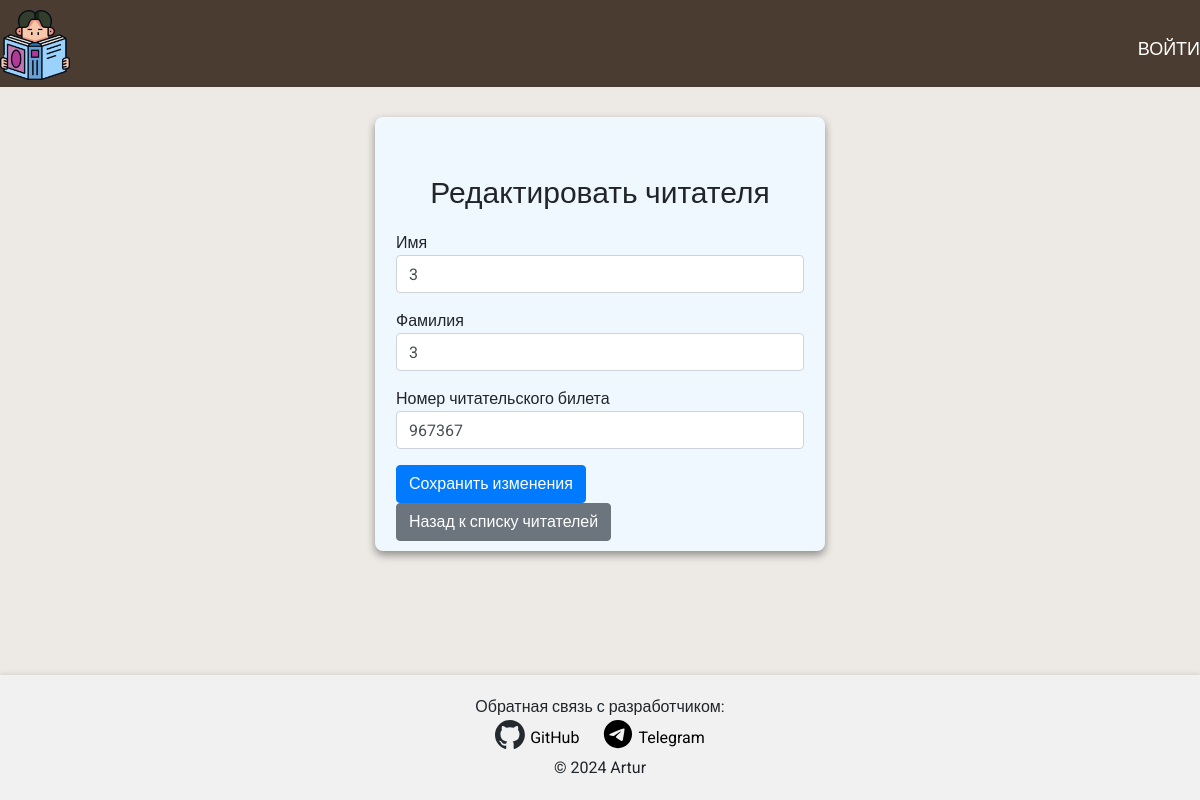
The page /edit_reader/4 on the database as committed earlier.
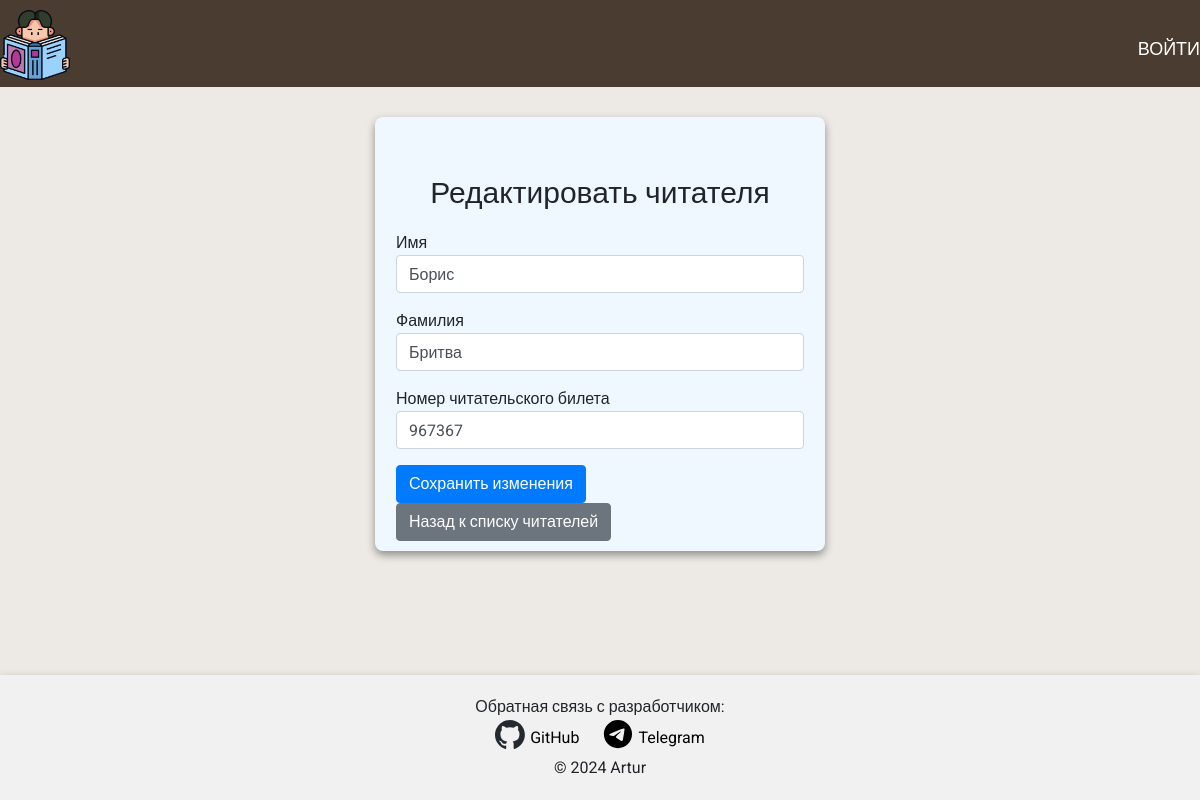
The same page on the database as committed later.
### semestr_task/models.py (models this page shows, shortened)
class Reader(db.Model):
    __tablename__ = 'readers'
    id = db.Column(db.Integer, primary_key=True)
    first_name = db.Column(db.String(100), nullable=False)
    last_name = db.Column(db.String(100), nullable=False)
    card_number = db.Column(db.String(50), unique=True, nullable=False)

### app.py (the view, shortened to what this page needs)
@app.route('/edit_reader/<int:reader_id>', methods=['GET', 'POST'])
def edit_reader(reader_id):
    reader = Reader.query.get(reader_id)
    if not reader:
        flash('Читатель не найден.', 'danger')
        return redirect(url_for('readers'))
    form = ReaderForm(obj=reader)  # Предзаполняем форму данными Читателя
    return render_template('edit_reader.html', form=form, reader=reader)  # Показываем страницу редактирования

### semestr_task/forms.py
class ReaderForm(FlaskForm):
    first_name = StringField('Имя', validators=[DataRequired()])
    last_name = StringField('Фамилия', validators=[DataRequired()])
    card_number = IntegerField('Номер читательского билета', validators=[DataRequired()])
    submit = SubmitField('Сохранить')

### semestr_task/templates/edit_reader.html (shortened to what this page needs)
{% extends "base.html" %}
{% block content %}
<div class="edit-container">
    <div class="form-container">
        <div class="container mt-5">
            <h1>Редактировать читателя</h1>
            <form method="POST" action="">
                <div class="form-group">
                    <label for="first_name">Имя</label>
                    {{ form.first_name(class="form-control") }}
                </div>
                <div class="form-group">
                    <label for="last_name">Фамилия</label>
                    {{ form.last_name(class="form-control") }}
                </div>
                <div class="form-group">
                    <label for="last_name">Номер читательского билета</label>
                    {{ form.card_number(class="form-control") }}
                </div>
                <button type="submit" class="btn btn-primary">Сохранить изменения</button>
                <a href="{{ url_for('readers') }}" class="btn btn-secondary">Назад к списку читателей</a>
            </form>
        </div>
    </div>
</div>
{% endblock %}

### semestr_task/templates/base.html (shortened to what this page needs)
<!DOCTYPE html>
<html lang="en">
<head>
    <link rel="stylesheet" href="https://stackpath.bootstrapcdn.com/bootstrap/4.5.2/css/bootstrap.min.css">
    <link rel="stylesheet" href="https://cdnjs.cloudflare.com/ajax/libs/font-awesome/5.15.4/css/all.min.css">
    <link rel="stylesheet" href="{{ url_for('static', filename='css/styles.css') }}">
</head>
<body>
    <header>
        <div class="wrap">
            <div class="header-wrap">
                <a {% if current_user.is_authenticated %} href="{{url_for('index')}}" {% else %}  href="{{url_for('login')}}"{% endif %}>
                    <div class="header_logo">
                        <img src="/static/icons/icon.png" alt="book">
                    </div>
                </a>
                {% if current_user.is_authenticated %}
                    <nav>
                        <ul>
                            <li class="action-item">
                                <a href="#">Выдать</a>
                            </li>
                            <li class="action-item">
                                <a href="#">Забрать</a>
                            </li>
                            <div class="separator"></div>
                            <li>
                                <a href="{{url_for('books')}}">Книги</a>
                            </li>
                            <li>
                                <a href="{{url_for('readers')}}">Читатели</a>
                            </li>
                            <li>
                                <a href="#">Отчеты</a>
                            </li>
                            <div class="separator"></div>
                            <li>
                                <a href="{{url_for('logout')}}">Выйти</a>
                            </li>
                        </ul>
                    </nav>
                {% else %}
                    <a href="{{url_for('login')}}"><h1>Войти</h1></a>
                {% endif %}
            </div>
        </div>
    </header>
    <main>
        <div class="container">
            {% block content %}{% endblock %}
        </div>
    </main>
    <footer>
        <p>Обратная связь с разработчиком:</p>
        <a href="https://github.com/Animeshnik94" target="_blank">
            <div class="feedback-icon">
                <img src="/static/icons/github.svg" alt="GitHub">
            </div>
            <p>GitHub</p>
        </a>
        <a href="https://t.me/Artur32342" target="_blank">
            <div class="feedback-icon">
                <img src="/static/icons/telegram.svg" alt="Telegram">
            </div>
            <p>Telegram</p>
        </a>
        <p>&copy; 2024 Artur</p>
    </footer>
</body>
</html>

### semestr_task/static/css/styles.css (style rules this page uses)
html, body, div, span, applet, object, iframe, h1, h2, h3, h4, h5, h6, p, blockquote, pre, a, abbr, acronym, address, big, cite, code, del, dfn, em, img, ins, kbd, q, s, samp, small, strike, strong, sub, sup, tt, var, b, u, i, center, dl, dt, dd, ol, ul, li, fieldset, form, label, legend, table, caption, tbody, tfoot, thead, tr, th, td, article, aside, canvas, details, embed, figure, figcaption, footer, header, hgroup, menu, nav, output, ruby, section, summary, time, mark, audio, video { margin: 0; padding: 0; border: 0; font-size: 100%; vertical-align: baseline; }
article, aside, details, figcaption, figure, footer, header, hgroup, menu, nav, section, summary { display: block; }
h1, h2, h3, h4, h5, h6 { font-weight: normal; }
input { outline: 0; }
article, aside, details, figcaption, figure, footer, header, hgroup, main, nav, section, summary { display: block; }
body { margin: 0; padding-bottom: 130px; background-color: #EDEAE5; font-family: "Roboto", sans-serif; }
.container { margin: 0 auto; max-width: 1500px; }
.wrap { margin: 0 auto; max-width: 1350px; }
header { background-color: #4B3C31; }
header .header-wrap { display: flex; justify-content: space-between; align-items: center; padding-top: 10px; }
header .header-wrap a { font-size: 18px; text-transform: uppercase; color: white; }
header .header-wrap .header_logo { width: 70px; height: auto; }
header .header-wrap .header_logo img { max-width: 100%; height: auto; }
footer { position: fixed; left: 0; bottom: 0; width: 100%; background-color: #f1f1f1; padding: 20px; text-align: center; box-shadow: 0 -1px 5px rgba(0, 0, 0, 0.1); }
footer p { margin: 0; }
footer a { margin: 0 10px; text-decoration: none; color: #000; display: inline-flex; align-items: center; }
footer a .feedback-icon { width: 30px; height: auto; margin-right: 5px; }
footer a .feedback-icon img { width: 100%; height: auto; }
.edit-container { display: flex; justify-content: space-around; align-items: start; margin-top: 30px; }
.edit-container .form-container { width: 450px; padding: 10px 6px; background-color: #f0f8ff; border-radius: 8px; box-shadow: 0 4px 8px rgba(0, 0, 0, 0.4); }
.edit-container .form-container h1 { text-align: center; font-size: 30px; margin-bottom: 20px; }

Rows that differ between the two databases and show on the page:
changed Reader: first_name "3" → "Борис"; last_name "3" → "Бритва"
